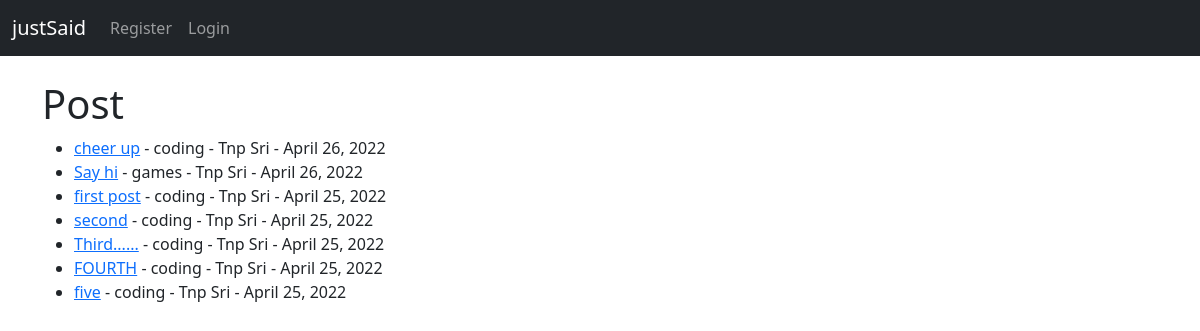
The page / on the database its author committed.
### justSaid_web/models.py (models this page shows, shortened)
class Post(models.Model):
    title = models.CharField(max_length=255)
    title_tag = models.CharField(max_length=255)
    author = models.ForeignKey(User,on_delete=models.CASCADE) #ลบเมื่อuserไม่อยู่
    body = models.TextField()
    post_date = models.DateField(auto_now_add=True)
    category = models.CharField(max_length=255,default='coding')

### justSaid_web/views.py (the view)
# urls.py: path('', HomeView.as_view(),name='home' ),
class HomeView(ListView):
    model = Post
    template_name = 'home.html'
    ordering =['-post_date']

### justSaid_web/templates/home.html (shortened to what this page needs)
{% extends 'base.html' %}
{% block content %}
<h1>Post</h1>
<ul>
{% for post in object_list %}
    <li> <a><a href="{% url 'blog-detail' post.pk %}">{{ post.title }}</a> - {{ post.category }} -
        {{ post.author.first_name }} {{ post.author.last_name }} -
        {{ post.post_date }}
{% endfor%}
</ul>
{% endblock %}

### rows shown on the page
Post: title "cheer up", category "coding", author.first_name "Tnp", author.last_name "Sri", post_date "April 26, 2022"
Post: title "Say hi", category "games", author.first_name "Tnp", author.last_name "Sri", post_date "April 26, 2022"
Post: title "first post", category "coding", author.first_name "Tnp", author.last_name "Sri", post_date "April 25, 2022"
Post: title "second", category "coding", author.first_name "Tnp", author.last_name "Sri", post_date "April 25, 2022"
Post: title "Third......", category "coding", author.first_name "Tnp", author.last_name "Sri", post_date "April 25, 2022"
Post: title "FOURTH", category "coding", author.first_name "Tnp", author.last_name "Sri", post_date "April 25, 2022"
Post: title "five", category "coding", author.first_name "Tnp", author.last_name "Sri", post_date "April 25, 2022"
